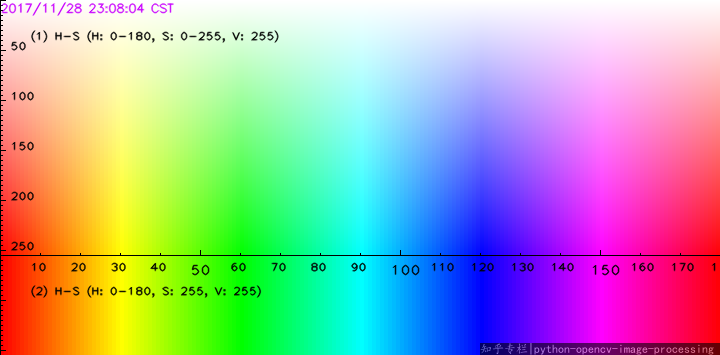
//> input picture images/opencv_hsv_map.png, 720 x 355 px
$ ./histogram1 ../images/opencv_hsv_map.png   (built with g++ and OpenCV 4)
//> lines starting //> are read from the running program, lines starting //| are printed output that depends on the picture
#include "opencv2/highgui.hpp"
#include "opencv2/imgcodecs.hpp"
#include "opencv2/imgproc.hpp"
#include <iostream>

int main(int argc, char** argv)
{
    cv::Mat img;
    if (argc != 2 || !(img = cv::imread(argv[1], cv::IMREAD_COLOR)).data)
    {
        std::cout << "Could not load img!" << std::endl;
        return -1;
    }

    int     new_w        = 500;
    float   aspect_ratio = static_cast<float>(img.cols) / static_cast<float>(img.rows);
    int     new_h        = static_cast<int>(new_w / aspect_ratio);
    cv::Mat resized_img;
    cv::resize(img, resized_img, cv::Size(new_w, new_h));

    std::vector<cv::Mat> bgr_planes;
    cv::split(resized_img, bgr_planes);

    int          hist_size         = 256;
    float        bgr_pixel_range[] = {0, 256};  // upper bound exclusive
    const float* hist_ranges       = {bgr_pixel_range};
    bool         uniform           = true;
    bool         accumulate        = false;

    cv::Mat output_b_hist = cv::Mat::zeros(resized_img.size(), CV_8UC3);
    cv::calcHist(&bgr_planes[0],  // Input image
                 1,               // Number of input images
                 0,  // The channel to be measured. In this case it is just the intensity (each
                     // array is single-channel) so we just write 0.
                 cv::Mat(),      // A mask (not used in this case, so just create an empty array)
                 output_b_hist,  // Output image
                 1,              // Number of dimensions of the histogram
                 &hist_size,     // Number of 'bins' per used channel
                 &hist_ranges,   // Range of values to be measured by each dimension
                 uniform,        // Bin sizes are the same
                 accumulate      // Histogram is cleared at the beginning
    );
    cv::Mat output_g_hist = cv::Mat::zeros(resized_img.size(), CV_8UC3);
    cv::calcHist(&bgr_planes[1], 1, 0, cv::Mat(), output_g_hist, 1, &hist_size, &hist_ranges,
                 uniform, accumulate);
    cv::Mat output_r_hist = cv::Mat::zeros(resized_img.size(), CV_8UC3);
    cv::calcHist(&bgr_planes[2], 1, 0, cv::Mat(), output_r_hist, 1, &hist_size, &hist_ranges,
                 uniform, accumulate);

    int     bin_w = cvRound((double) new_w / hist_size);
    cv::Mat histogram_final(new_h, new_w, CV_8UC3, cv::Scalar(0, 0, 0));

    cv::normalize(output_b_hist, output_b_hist, 0, histogram_final.rows, cv::NORM_MINMAX, -1,
                  cv::Mat());
    cv::normalize(output_g_hist, output_g_hist, 0, histogram_final.rows, cv::NORM_MINMAX, -1,
                  cv::Mat());
    cv::normalize(output_r_hist, output_r_hist, 0, histogram_final.rows, cv::NORM_MINMAX, -1,
                  cv::Mat());

    for (int i = 1; i < hist_size; i++)
    {
        cv::line(histogram_final,
                 cv::Point(bin_w * (i - 1), new_h - cvRound(output_b_hist.at<float>(i - 1))),
                 cv::Point(bin_w * (i), new_h - cvRound(output_b_hist.at<float>(i))),
                 cv::Scalar(255, 0, 0), 2, 8, 0);
        cv::line(histogram_final,
                 cv::Point(bin_w * (i - 1), new_h - cvRound(output_g_hist.at<float>(i - 1))),
                 cv::Point(bin_w * (i), new_h - cvRound(output_g_hist.at<float>(i))),
                 cv::Scalar(0, 255, 0), 2, 8, 0);
        cv::line(histogram_final,
                 cv::Point(bin_w * (i - 1), new_h - cvRound(output_r_hist.at<float>(i - 1))),
                 cv::Point(bin_w * (i), new_h - cvRound(output_r_hist.at<float>(i))),
                 cv::Scalar(0, 0, 255), 2, 8, 0);
    }
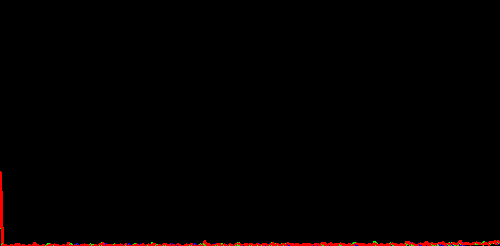
//> histogram_final: 246 rows x 500 cols, CV_8UC3; mean B, G, R 0.1, 0.3, 2.9

    cv::imshow("resized_img", resized_img);
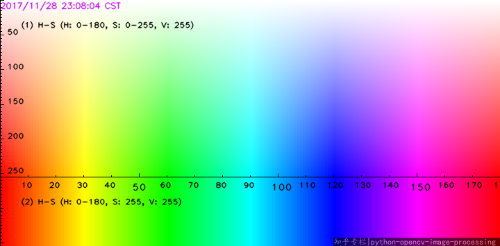
//> window 'resized_img': 246 rows x 500 cols, CV_8UC3; mean B, G, R 170.7, 171.1, 169.8
    cv::imshow("bgr_planes[0]", bgr_planes[0]);
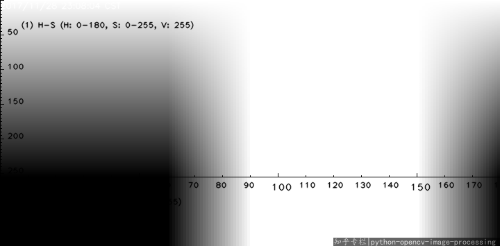
//> window 'bgr_planes[0]': 246 rows x 500 cols, CV_8UC1; min 0, max 255, mean 170.7
    cv::imshow("bgr_planes[1]", bgr_planes[1]);
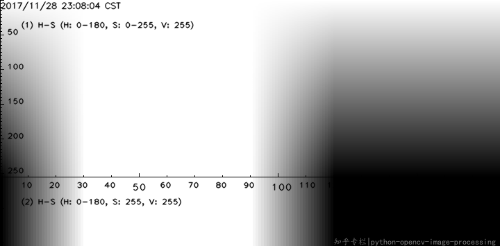
//> window 'bgr_planes[1]': 246 rows x 500 cols, CV_8UC1; min 0, max 255, mean 171.1
    cv::imshow("bgr_planes[2]", bgr_planes[2]);
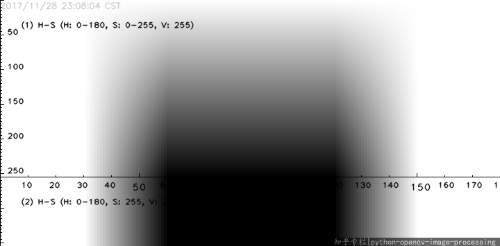
//> window 'bgr_planes[2]': 246 rows x 500 cols, CV_8UC1; min 0, max 255, mean 169.8
    cv::imshow("histogram_final", histogram_final);
    cv::waitKey(0);
    return 0;
}
